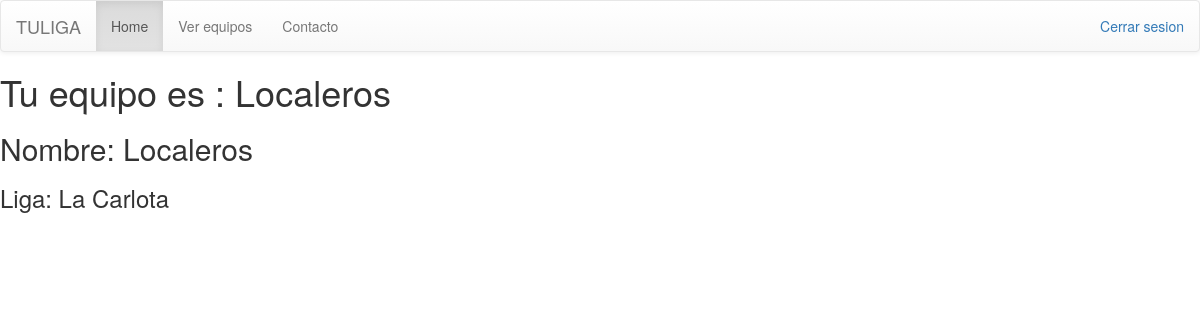
/ver_equipos (signed in), run on an earlier commit of the app's database.
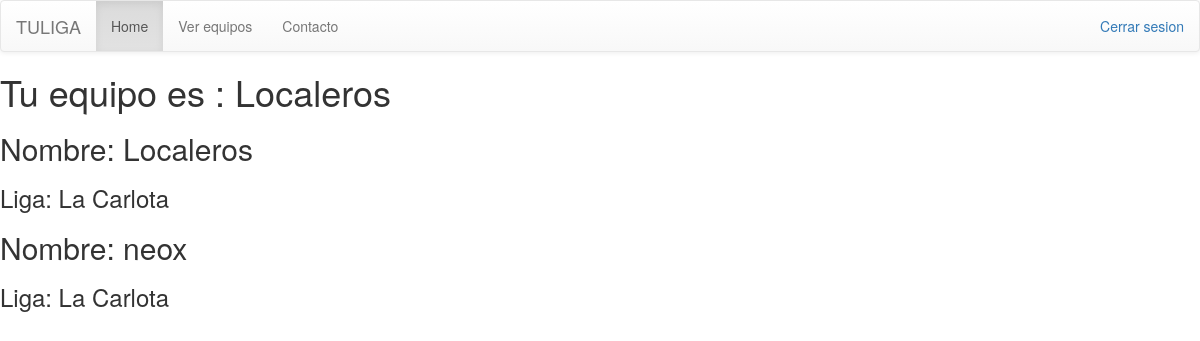
And on a later commit of the database.
### jugador_equipo/models.py (models this page shows, shortened)
class Equipo(models.Model):
    nombre = models.CharField(unique=True, max_length=20)
    ciudad = models.CharField(max_length=30)
    anio_creacion = models.IntegerField(default=0)
    descripcion = models.CharField(max_length=400, null=True)
    nombre_del_entrenador = models.CharField(max_length=20)
    puntos = models.IntegerField(default=0)
    administrador = models.OneToOneField(User)
    Liga = models.ForeignKey(Liga, null=True, blank=True)
    contrasena = models.CharField(max_length=20, null=False, default="")
    class Meta:
        ordering = ['nombre']

### equipo_jornada/models.py (models this page shows, shortened)
class Liga(models.Model):
    nombre = models.CharField(unique=True, max_length=20)
    ciudad = models.CharField(max_length=30)
    anio_creacion = models.IntegerField()
    descripcion = models.CharField(max_length=400, null=True)
    administrador = models.OneToOneField(User)
    fecha_comienzo = models.DateField(null=True)
    contrasena = models.CharField(max_length=20, null=False, default="")
    jornadas_realizadas = models.BooleanField(default=False)
    class Meta:
        ordering = ['nombre']

### jugador_equipo/views.py (the view)
# urls.py: url(r'^ver_equipos$', views.ver_equipos),
def ver_equipos(request):
    if Equipo.objects.exists():
        equipos = Equipo.objects.all()
        perfiles = Perfiles.objects.get(usuario=request.user)
        return render(request, 'ver_equipos.html', {'equipos': equipos, 'exists_equipo': True, 'perfiles': perfiles})
    else:
        print "No hay equipos"
        return render(request, 'ver_equipos.html', {'exists_equipo': False})

### equipo_jornada/templates/ver_equipos.html (shortened to what this page needs)
{% extends 'base.html' %} {%block content%}
<h1>Tu equipo es : {{perfiles.equipo.nombre}}</h1>
{%if exists_equipo%} {%for equipo in equipos%}
<h2>Nombre: {{equipo.nombre}}</h2>
<h3>Liga: {{equipo.Liga.nombre}}</h3>
{%endfor%} {%else%}
<h1>NO HAY EQUIPOS JODER, CREA UNO</h1>
{%endif%} {%endblock%}

What changed in the data, as far as the page shows it:
added Equipo: nombre "neox", Liga.nombre "La Carlota"
